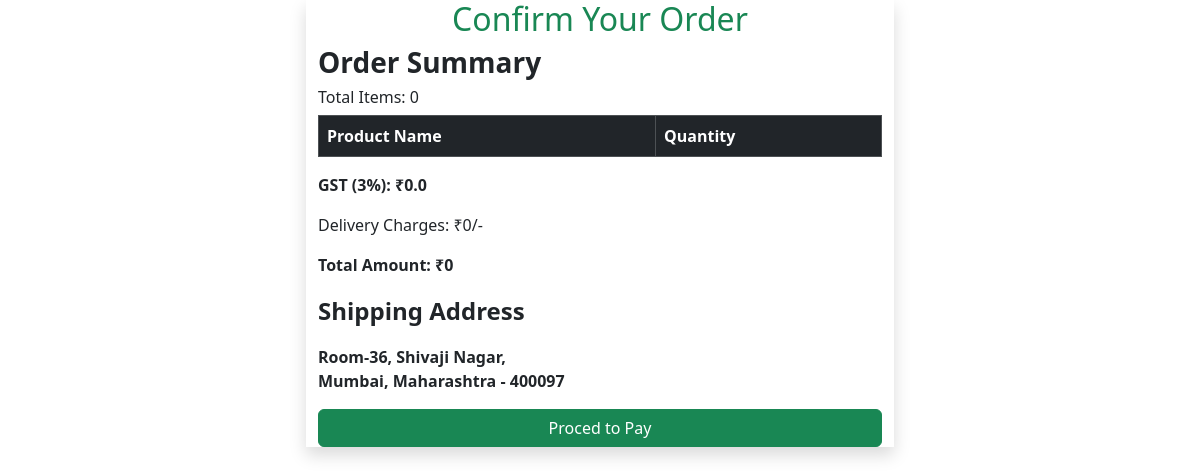
The app's page /confirm-order/1/ (signed in) with its own data.
### app1/models.py (models this page shows)
class Address(models.Model):
    address_line = models.CharField(max_length=100)
    street = models.CharField(max_length=100)
    city = models.CharField(max_length=100)
    state = models.CharField(max_length=100)
    pin_code = models.CharField(max_length=10,validators=[RegexValidator(regex=r'^\d{6}$',message='Enter valid six digit pincode')])

### app1/views.py (the view)
# urls.py: path('confirm-order/<int:id>/',views.confirm_order,name='confirm-order'),
def confirm_order(req,id):
    address = Address.objects.get(id=id)
    try:
        user = CustomUser.objects.get(id=req.user.id)
        mycart = Cart.objects.filter(user=user)
        total_amount = 0
        total_items = 0
        for cart in mycart:
            total_amount += cart.product.price * cart.quantity
            total_items += cart.quantity
        gst = total_amount*3/100
    except CustomUser.DoesNotExist:
        return redirect('customer-signin')
    context = {
        'mycart' : mycart,
        'total_amount' : total_amount,
        'total_items' : total_items,
        'gst' : gst,
        'address':address
    }
    return render(req,'confirm_order.html',context)

### templates/confirm_order.html (shortened to what this page needs)
{% extends "base.html" %}
{% load static %}
{% block content %}
<div class="container-fluid">
    <div class="row w-50 bg bg-border-tertiary shadow mx-auto">
        <h2 class="text-center text-success">Confirm Your Order</h2>
        <div>
            <h3 class="fw-semibold">Order Summary</h3>
            <h6>Total Items: {{ total_items }}</h6>
            <table class="table table-bordered table-hover">
              <thead class="table-dark">
                <tr>
                  <th>Product Name</th>
                  <th>Quantity</th>
                </tr>
              </thead>
            </table>
            <p class="fw-semibold">GST (3%): ₹{{ gst }}</p>
            <p>Delivery Charges: ₹0/-</p>
            <p class="fw-bold">Total Amount: ₹{{ total_amount|add:gst }}</p>
            <p class="text-dark fw-semibold fs-4">Shipping Address</p>
            <p class="card-text fw-semibold">
                {{ address.address_line }}, {{ address.street }},<br>
                {{ address.city }}, {{ address.state }} - {{ address.pin_code }}
            </p>
            <a href="{% url "payment" id=address.id %}" class="btn btn-success w-100">Proced to Pay</a>
    </div>
</div>
{% endblock content %}

### records on screen
Address: address_line "Room-36", street "Shivaji Nagar", city "Mumbai", state "Maharashtra", pin_code "400097"

### other values on screen
{{ total_items }} "0"
{{ gst }} "0.0"
{{ total_amount|add:gst }} "0"
